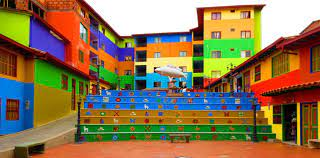
#> input picture Basics/Guatape.jfif, 320 x 158 px
$ python '14. Draw_circle_by_click.py'
#> lines starting #> are read from the running program, lines starting #| are printed output that depends on the picture
import cv2
import matplotlib.pyplot as plt


def display(image, cmap=None):
    fig = plt.figure(figsize=(10, 10))
    ax = fig.add_subplot(111)
    ax.imshow(image, cmap=cmap)


img1 = cv2.imread('Guatape.jfif')
#> img1 is the input picture: shape (158, 320, 3); mean B, G, R 81.3, 118, 139.7
img = cv2.resize(img1, None, fx=2, fy=2, interpolation=cv2.INTER_CUBIC)
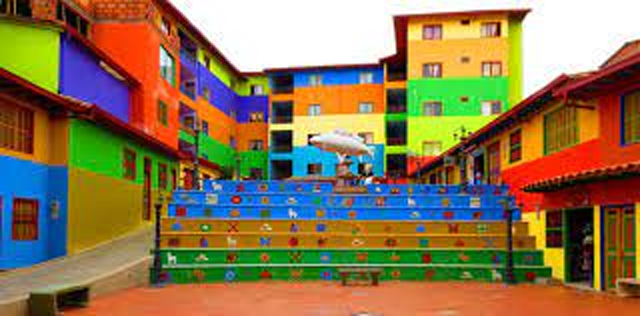
#> img: shape (316, 640, 3); mean B, G, R 81.4, 118, 139.7
display(img)


# Step 1. Define callback function
def draw_circle(event, x, y, flags, param):
    if event == cv2.EVENT_LBUTTONDOWN:
        cv2.circle(img, center=(x, y), radius=5,
                   color=(87, 184, 237), thickness=-1)

    elif event == cv2.EVENT_RBUTTONDOWN:
        cv2.circle(img, center=(x, y), radius=10,
                   color=(87, 184, 237), thickness=1)


# Step 2. Call the window
img1 = cv2.imread('Guatape.jfif')
img = cv2.resize(img1, None, fx=2, fy=2, interpolation=cv2.INTER_CUBIC)

cv2.namedWindow(winname='my_drawing')
cv2.setMouseCallback('my_drawing', draw_circle)

# Step 3. Execution
while True:
    cv2.imshow('my_drawing', img)
    if cv2.waitKey(10) & 0xFF == 27:
#> (key Esc is pressed here)
        break

cv2.destroyAllWindows()

$ run again, with Basics/Girasol.jfif copied over Basics/Guatape.jfif
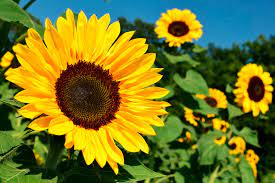
#> input picture Basics/Girasol.jfif, 275 x 183 px
#> img1 is the input picture: shape (183, 275, 3); mean B, G, R 38.2, 120.1, 115.2
#> `img = cv2.resize(img1, None, fx=2, fy=2, interpolation=cv2.INTER_CUBIC)`:
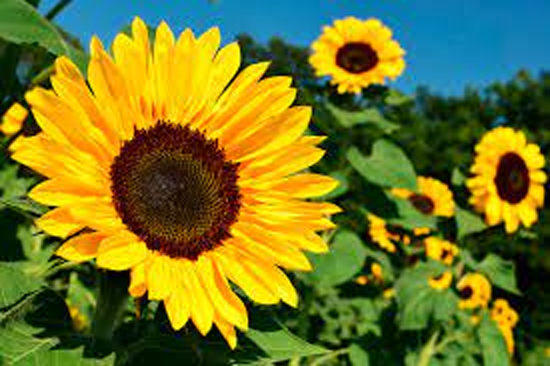
#> img: shape (366, 550, 3); mean B, G, R 38.5, 120.1, 115.1
